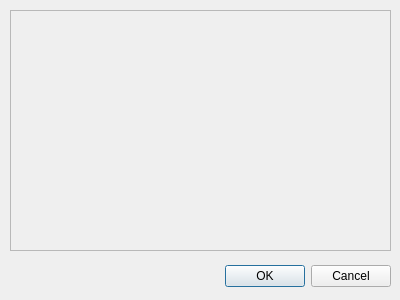
<?xml version="1.0" encoding="UTF-8"?>
<ui version="4.0">
 <class>selectProfile</class>
 <widget class="QDialog" name="selectProfile">
  <property name="geometry">
   <rect>
    <x>0</x>
    <y>0</y>
    <width>400</width>
    <height>300</height>
   </rect>
  </property>
  <property name="windowTitle">
   <string>Select Your Profile</string>
  </property>
  <widget class="QDialogButtonBox" name="buttonBox">
   <property name="geometry">
    <rect>
     <x>50</x>
     <y>260</y>
     <width>341</width>
     <height>32</height>
    </rect>
   </property>
   <property name="orientation">
    <enum>Qt::Horizontal</enum>
   </property>
   <property name="standardButtons">
    <set>QDialogButtonBox::Cancel|QDialogButtonBox::Ok</set>
   </property>
  </widget>
  <widget class="QScrollArea" name="scrollArea">
   <property name="geometry">
    <rect>
     <x>10</x>
     <y>10</y>
     <width>381</width>
     <height>241</height>
    </rect>
   </property>
   <property name="widgetResizable">
    <bool>true</bool>
   </property>
   <widget class="QWidget" name="scrollAreaWidgetContents">
    <property name="geometry">
     <rect>
      <x>0</x>
      <y>0</y>
      <width>379</width>
      <height>239</height>
     </rect>
    </property>
   </widget>
  </widget>
 </widget>
 <resources/>
 <connections>
  <connection>
   <sender>buttonBox</sender>
   <signal>accepted()</signal>
   <receiver>selectProfile</receiver>
   <slot>accept()</slot>
   <hints>
    <hint type="sourcelabel">
     <x>248</x>
     <y>254</y>
    </hint>
    <hint type="destinationlabel">
     <x>157</x>
     <y>274</y>
    </hint>
   </hints>
  </connection>
  <connection>
   <sender>buttonBox</sender>
   <signal>rejected()</signal>
   <receiver>selectProfile</receiver>
   <slot>reject()</slot>
   <hints>
    <hint type="sourcelabel">
     <x>316</x>
     <y>260</y>
    </hint>
    <hint type="destinationlabel">
     <x>286</x>
     <y>274</y>
    </hint>
   </hints>
  </connection>
 </connections>
</ui>
